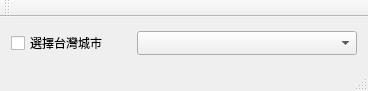
<?xml version="1.0" encoding="UTF-8"?>
<ui version="4.0">
 <class>MainWindow</class>
 <widget class="QMainWindow" name="MainWindow">
  <property name="geometry">
   <rect>
    <x>0</x>
    <y>0</y>
    <width>368</width>
    <height>91</height>
   </rect>
  </property>
  <property name="windowTitle">
   <string>MainWindow</string>
  </property>
  <widget class="QWidget" name="centralWidget">
   <layout class="QGridLayout" name="gridLayout">
    <item row="0" column="0">
     <widget class="QCheckBox" name="checkBox">
      <property name="sizePolicy">
       <sizepolicy hsizetype="Fixed" vsizetype="Fixed">
        <horstretch>0</horstretch>
        <verstretch>0</verstretch>
       </sizepolicy>
      </property>
      <property name="minimumSize">
       <size>
        <width>120</width>
        <height>0</height>
       </size>
      </property>
      <property name="maximumSize">
       <size>
        <width>120</width>
        <height>16777215</height>
       </size>
      </property>
      <property name="text">
       <string>選擇台灣城市</string>
      </property>
     </widget>
    </item>
    <item row="0" column="1">
     <widget class="QComboBox" name="comboBox">
      <property name="sizePolicy">
       <sizepolicy hsizetype="Preferred" vsizetype="Preferred">
        <horstretch>0</horstretch>
        <verstretch>0</verstretch>
       </sizepolicy>
      </property>
     </widget>
    </item>
   </layout>
  </widget>
  <widget class="QMenuBar" name="menuBar">
   <property name="geometry">
    <rect>
     <x>0</x>
     <y>0</y>
     <width>368</width>
     <height>21</height>
    </rect>
   </property>
  </widget>
  <widget class="QToolBar" name="mainToolBar">
   <attribute name="toolBarArea">
    <enum>TopToolBarArea</enum>
   </attribute>
   <attribute name="toolBarBreak">
    <bool>false</bool>
   </attribute>
  </widget>
  <widget class="QStatusBar" name="statusBar"/>
 </widget>
 <layoutdefault spacing="6" margin="11"/>
 <resources/>
 <connections/>
</ui>
